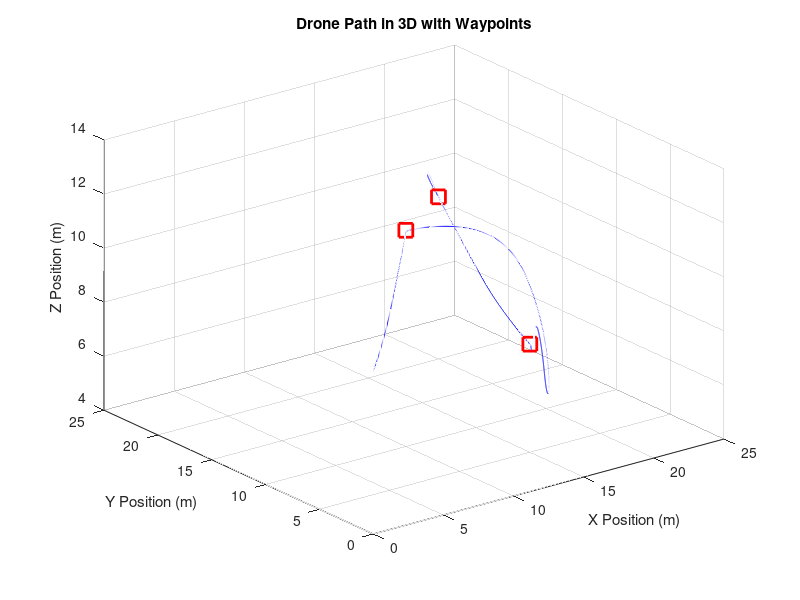
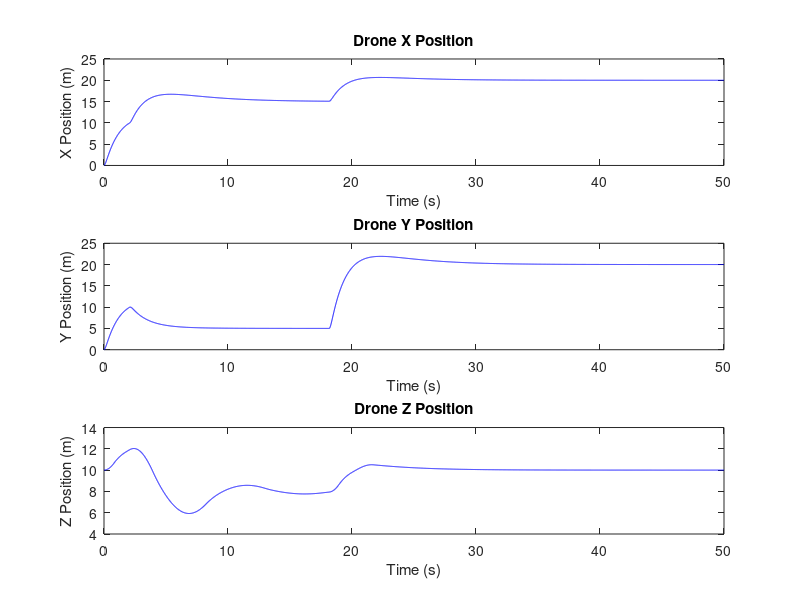
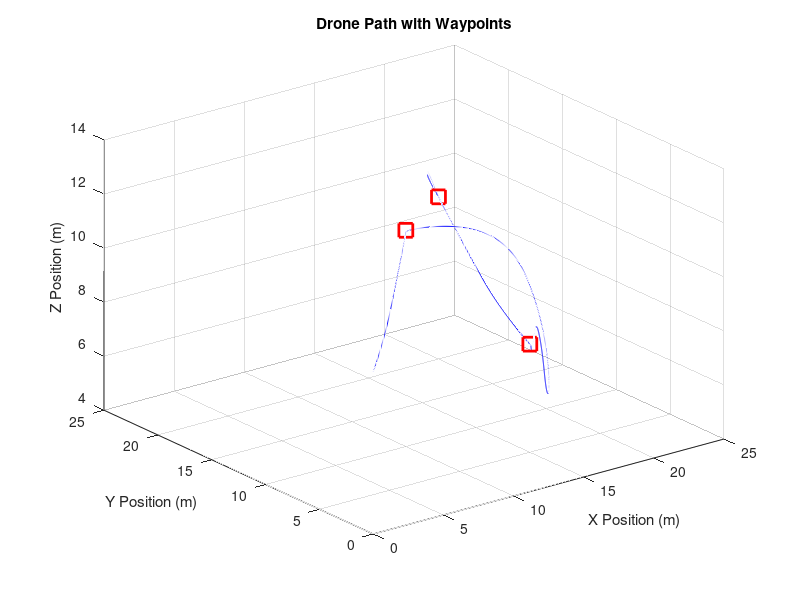
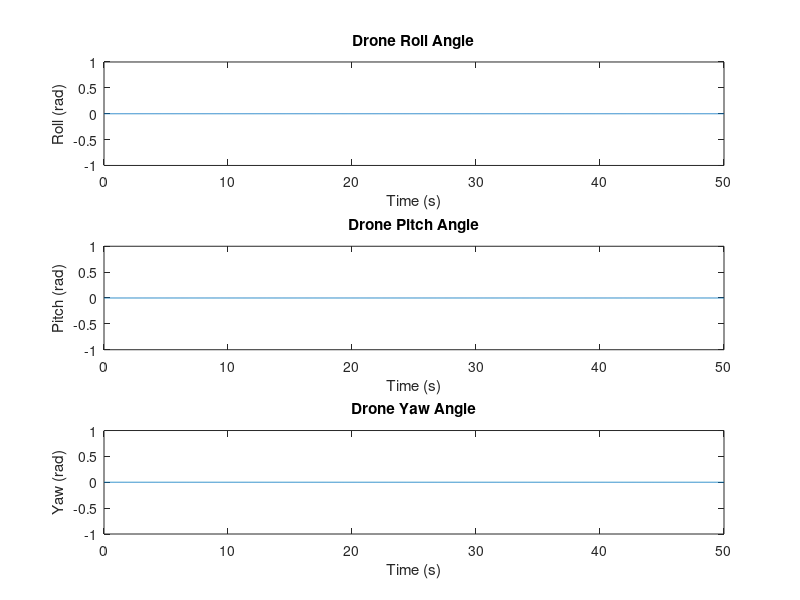

Here is the MATLAB script that generated these plots, in order:
clc;
close all;
clear;

% -------------------------------------------------------------------------
% Drone Physical Parameters
% -------------------------------------------------------------------------
m = 1.0;    % Mass of the drone (kg)
g = 9.81;   % Gravitational acceleration (m/s^2)
Ix = 0.01;  % Moment of inertia around x-axis (kg*m^2)
Iy = 0.01;  % Moment of inertia around y-axis (kg*m^2)
Iz = 0.02;  % Moment of inertia around z-axis (kg*m^2)
l = 0.1;    % Distance from the center to the propeller (m)
b = 1e-6;   % Thrust factor (N/(rad/s)^2) - how much thrust is generated per rad/s
d = 1e-7;   % Drag factor (N*m/(rad/s)^2) - how much drag torque is generated per rad/s

% -------------------------------------------------------------------------
% PID Controller Gains
% -------------------------------------------------------------------------
Kp_pos = 10.0;  % Proportional gain for position
Ki_pos = 2.0;  % Integral gain for position
Kd_pos = 10.5;  % Derivative gain for position

Kp_yaw = 5.0;  % Proportional gain for yaw (yaw angle control)
Ki_yaw = 2.5;  % Integral gain for yaw
Kd_yaw = 5.5;  % Derivative gain for yaw

Kp_pitch = 5.0; % Proportional gain for pitch (pitch angle control)
Ki_pitch = 2.5; % Integral gain for pitch
Kd_pitch = 5.5; % Derivative gain for pitch

Kp_roll = 2.0;  % Proportional gain for roll (roll angle control)
Ki_roll = 2.5;  % Integral gain for roll
Kd_roll = 5.5;  % Derivative gain for roll

% -------------------------------------------------------------------------
% Initial State Variables
% -------------------------------------------------------------------------
x = 0; y = 0; z = 10; % Position (m)
phi = 0; theta = 0; psi = 0; % Orientation (rad)
u = 0; v = 0; w = 0; % Linear velocities (m/s)
p = 0; q = 0; r = 0; % Angular velocities (rad/s)

% -------------------------------------------------------------------------
% Waypoints (Target Positions)
% -------------------------------------------------------------------------
waypoints = [10, 10, 12; 15, 5, 8; 20, 20, 10]; % [x1, y1, z1; x2, y2, z2; ...]

% -------------------------------------------------------------------------
% Motor Speeds Initialization
% -------------------------------------------------------------------------
Omega1 = 1000; % Motor 1 speed (rad/s)
Omega2 = 1000; % Motor 2 speed (rad/s)
Omega3 = 1000; % Motor 3 speed (rad/s)
Omega4 = 1000; % Motor 4 speed (rad/s)

% -------------------------------------------------------------------------
% Simulation Parameters
% -------------------------------------------------------------------------
dt = 0.01;  % Time step (s)
time = 0:dt:50;  % Simulation time vector (s)

% Arrays to store the drone's position and orientation over time
x_array = zeros(size(time));
y_array = zeros(size(time));
z_array = zeros(size(time));
phi_array = zeros(size(time));
theta_array = zeros(size(time));
psi_array = zeros(size(time));

% -------------------------------------------------------------------------
% Control and Navigation Variables
% -------------------------------------------------------------------------
waypoint_idx = 1;  % Current waypoint index
tolerance = 0.1;   % Distance tolerance to consider waypoint reached (m)
max_velocity = 2;  % Maximum velocity (m/s) for smooth approach to waypoints

% Initialize PID integral errors
integral_error_x = 0;
integral_error_y = 0;
integral_error_z = 0;
integral_error_phi = 0;
integral_error_theta = 0;
integral_error_psi = 0;

% -------------------------------------------------------------------------
% Simulation Loop
% -------------------------------------------------------------------------
for t = 1:length(time)
    % Determine the current target waypoint
    if waypoint_idx <= size(waypoints, 1)
        x_target = waypoints(waypoint_idx, 1);
        y_target = waypoints(waypoint_idx, 2);
        z_target = waypoints(waypoint_idx, 3);
    else
        x_target = waypoints(end, 1);
        y_target = waypoints(end, 2);
        z_target = waypoints(end, 3);
    end
    
    % Desired position based on the current waypoint
    x_des = x_target;
    y_des = y_target;
    z_des = z_target;
    
    % Calculate position errors
    error_x = x_des - x;
    error_y = y_des - y;
    error_z = z_des - z;

    % Update integral errors
    integral_error_x = integral_error_x + error_x * dt;
    integral_error_y = integral_error_y + error_y * dt;
    integral_error_z = integral_error_z + error_z * dt;
    
    % Calculate desired velocities with PID control
    u_des = Kp_pos * error_x + Ki_pos * integral_error_x - Kd_pos * u;
    v_des = Kp_pos * error_y + Ki_pos * integral_error_y - Kd_pos * v;
    w_des = Kp_pos * error_z + Ki_pos * integral_error_z - Kd_pos * w;
    
    % Calculate the distance to the target waypoint
    distance_to_target = norm([error_x, error_y, error_z]);
    
    % Limit the speed as the drone approaches the waypoint to prevent overshooting
    if distance_to_target < 5  % Start reducing speed within 5 meters of the waypoint
        scale_factor = distance_to_target / 5;
        u_des = max_velocity * scale_factor * sign(u_des);
        v_des = max_velocity * scale_factor * sign(v_des);
        w_des = max_velocity * scale_factor * sign(w_des);
    else
        u_des = max_velocity * sign(u_des);
        v_des = max_velocity * sign(v_des);
        w_des = max_velocity * sign(w_des);
    end
    
    % Orientation control errors
    error_phi = 0 - phi;
    error_theta = 0 - theta;
    error_psi = 0 - psi;
    
    % Update integral errors for orientation
    integral_error_phi = integral_error_phi + error_phi * dt;
    integral_error_theta = integral_error_theta + error_theta * dt;
    integral_error_psi = integral_error_psi + error_psi * dt;

    % Calculate thrust and torques required to follow the desired path with PID control
    Ft = m * (g + w_des); % Thrust needed to counteract gravity and control altitude
    tau_x = Kp_roll * error_phi + Ki_roll * integral_error_phi - Kd_roll * p;  % Roll torque
    tau_y = Kp_pitch * error_theta + Ki_pitch * integral_error_theta - Kd_pitch * q;  % Pitch torque
    tau_z = Kp_yaw * error_psi + Ki_yaw * integral_error_psi - Kd_yaw * r;  % Yaw torque
    
    % Proportional control to follow the desired trajectory
    Fx = Kp_pos * error_x + Ki_pos * integral_error_x - Kd_pos * u;  % Force in x-direction
    Fy = Kp_pos * error_y + Ki_pos * integral_error_y - Kd_pos * v;  % Force in y-direction
    
    % Update motor speeds based on control inputs
    Omega1 = sqrt((Ft / (4 * b)) - (tau_x / (2 * b * l)) - (tau_y / (2 * b * l)) - (tau_z / (4 * d)));
    Omega2 = sqrt((Ft / (4 * b)) - (tau_x / (2 * b * l)) + (tau_y / (2 * b * l)) + (tau_z / (4 * d)));
    Omega3 = sqrt((Ft / (4 * b)) + (tau_x / (2 * b * l)) + (tau_y / (2 * b * l)) - (tau_z / (4 * d)));
    Omega4 = sqrt((Ft / (4 * b)) + (tau_x / (2 * b * l)) - (tau_y / (2 * b * l)) + (tau_z / (4 * d)));
    
    % Ensure motor speeds are non-negative (physical constraint)
    Omega1 = max(0, Omega1);
    Omega2 = max(0, Omega2);
    Omega3 = max(0, Omega3);
    Omega4 = max(0, Omega4);
    
    % ---------------------------------------------------------------------
    % Equations of Motion
    % ---------------------------------------------------------------------
    % These equations update the drone's position and orientation based on
    % the forces and torques calculated by the PID controllers.
    x_dot = u;  % Change in x-position
    y_dot = v;  % Change in y-position
    z_dot = w;  % Change in z-position
    
    u_dot = r * v - q * w + Fx / m;  % Change in x-velocity
    v_dot = p * w - r * u + Fy / m;  % Change in y-velocity
    w_dot = q * u - p * v + Ft / m - g;  % Change in z-velocity
    
    p_dot = (Iy - Iz) * q * r / Ix + tau_x / Ix;  % Change in roll rate
    q_dot = (Iz - Ix) * p * r / Iy + tau_y / Iy;  % Change in pitch rate
    r_dot = (Ix - Iy) * p * q / Iz + tau_z / Iz;  % Change in yaw rate
    
    phi_dot = p + q * sin(phi) * tan(theta) + r * cos(phi) * tan(theta);  % Change in roll angle
    theta_dot = q * cos(phi) - r * sin(phi);  % Change in pitch angle
    psi_dot = q * sin(phi) / cos(theta) + r * cos(phi) / cos(theta);  % Change in yaw angle
    
    % ---------------------------------------------------------------------
    % Update State Variables
    % ---------------------------------------------------------------------
    % The state variables (position, velocity, orientation) are updated
    % based on the calculated derivatives.
    x = x + x_dot * dt;
    y = y + y_dot * dt;
    z = z + z_dot * dt;
    
    u = u + u_dot * dt;
    v = v + v_dot * dt;
    w = w + w_dot * dt;
    
    p = p + p_dot * dt;
    q = q + q_dot * dt;
    r = r + r_dot * dt;
    
    phi = phi + phi_dot * dt;
    theta = theta + theta_dot * dt;
    psi = psi + psi_dot * dt;
    
    % ---------------------------------------------------------------------
    % Store Results for Visualization
    % ---------------------------------------------------------------------
    % The drone's position and orientation are stored at each time step to
    % be plotted later.
    x_array(t) = x;
    y_array(t) = y;
    z_array(t) = z;
    phi_array(t) = phi;
    theta_array(t) = theta;
    psi_array(t) = psi;

    % ---------------------------------------------------------------------
    % Waypoint Navigation
    % ---------------------------------------------------------------------
    % If the drone is within the specified tolerance of the current waypoint,
    % move to the next waypoint in the sequence.
    if norm([x - x_target, y - y_target, z - z_target]) < tolerance
        waypoint_idx = waypoint_idx + 1; % Move to the next waypoint
    end
end

% -------------------------------------------------------------------------
% Visualization
% -------------------------------------------------------------------------
% The following sections plot the drone's path and orientation over time,
% along with markers showing the locations of the waypoints.

% Plot results in 3D with waypoints
figure;
plot3(x_array, y_array, z_array, 'b');  % Drone path in blue
hold on;
plot3(waypoints(:,1), waypoints(:,2), waypoints(:,3), 'rs', 'MarkerSize', 10, 'LineWidth', 2);  % Waypoints as red squares
xlabel('X Position (m)');
ylabel('Y Position (m)');
zlabel('Z Position (m)');
title('Drone Path in 3D with Waypoints');
grid on;
hold off;

% Plot results in 2D with waypoints
figure;
subplot(3,1,1);
plot(time, x_array, 'b');
xlabel('Time (s)');
ylabel('X Position (m)');
title('Drone X Position');

subplot(3,1,2);
plot(time, y_array, 'b');
xlabel('Time (s)');
ylabel('Y Position (m)');
title('Drone Y Position');

subplot(3,1,3);
plot(time, z_array, 'b');
xlabel('Time (s)');
ylabel('Z Position (m)');
title('Drone Z Position');

% 2D Plot of drone path with waypoints
figure;
plot3(x_array, y_array, z_array, 'b');  % Drone path in blue
hold on;
plot3(waypoints(:,1), waypoints(:,2), waypoints(:,3), 'rs', 'MarkerSize', 10, 'LineWidth', 2);  % Waypoints as red squares
xlabel('X Position (m)');
ylabel('Y Position (m)');
zlabel('Z Position (m)');
title('Drone Path with Waypoints');
grid on;
hold off;

% Plot orientation angles over time
figure;
subplot(3,1,1);
plot(time, phi_array);
xlabel('Time (s)');
ylabel('Roll (rad)');
title('Drone Roll Angle');

subplot(3,1,2);
plot(time, theta_array);
xlabel('Time (s)');
ylabel('Pitch (rad)');
title('Drone Pitch Angle');

subplot(3,1,3);
plot(time, psi_array);
xlabel('Time (s)');
ylabel('Yaw (rad)');
title('Drone Yaw Angle');
